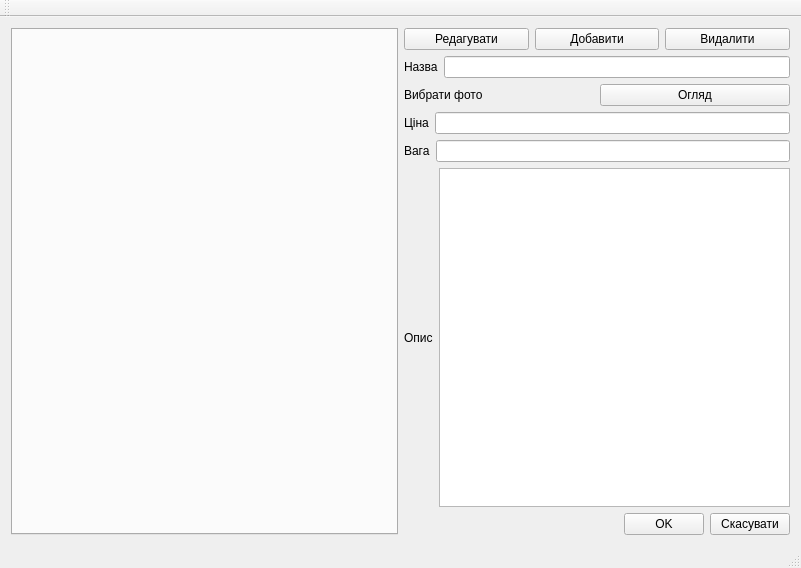
<?xml version="1.0" encoding="UTF-8"?>
<ui version="4.0">
 <class>MainWindow</class>
 <widget class="QMainWindow" name="MainWindow">
  <property name="geometry">
   <rect>
    <x>0</x>
    <y>0</y>
    <width>801</width>
    <height>568</height>
   </rect>
  </property>
  <property name="windowTitle">
   <string>MainWindow</string>
  </property>
  <widget class="QWidget" name="centralWidget">
   <layout class="QHBoxLayout" name="horizontalLayout_8">
    <item>
     <widget class="QTabWidget" name="tabWidget">
      <property name="currentIndex">
       <number>-1</number>
      </property>
     </widget>
    </item>
    <item>
     <layout class="QVBoxLayout" name="verticalLayout">
      <item>
       <layout class="QHBoxLayout" name="horizontalLayout_6">
        <item>
         <widget class="QPushButton" name="editButton">
          <property name="text">
           <string>Редагувати</string>
          </property>
         </widget>
        </item>
        <item>
         <widget class="QPushButton" name="addButton">
          <property name="text">
           <string>Добавити</string>
          </property>
         </widget>
        </item>
        <item>
         <widget class="QPushButton" name="deleteButton">
          <property name="text">
           <string>Видалити</string>
          </property>
         </widget>
        </item>
       </layout>
      </item>
      <item>
       <layout class="QHBoxLayout" name="horizontalLayout_4">
        <item>
         <widget class="QLabel" name="label_5">
          <property name="text">
           <string>Назва</string>
          </property>
         </widget>
        </item>
        <item>
         <widget class="QLineEdit" name="nameLineEdit"/>
        </item>
       </layout>
      </item>
      <item>
       <layout class="QHBoxLayout" name="horizontalLayout_5">
        <item>
         <widget class="QLabel" name="label_6">
          <property name="text">
           <string>Вибрати фото</string>
          </property>
         </widget>
        </item>
        <item>
         <widget class="QPushButton" name="addFotoButton">
          <property name="text">
           <string>Огляд</string>
          </property>
         </widget>
        </item>
       </layout>
      </item>
      <item>
       <layout class="QHBoxLayout" name="horizontalLayout_3">
        <item>
         <widget class="QLabel" name="label_4">
          <property name="text">
           <string>Ціна</string>
          </property>
         </widget>
        </item>
        <item>
         <widget class="QLineEdit" name="priceLineEdit"/>
        </item>
       </layout>
      </item>
      <item>
       <layout class="QHBoxLayout" name="horizontalLayout">
        <item>
         <widget class="QLabel" name="label">
          <property name="text">
           <string>Вага</string>
          </property>
         </widget>
        </item>
        <item>
         <widget class="QLineEdit" name="weightLineEdit"/>
        </item>
       </layout>
      </item>
      <item>
       <layout class="QHBoxLayout" name="horizontalLayout_2">
        <item>
         <widget class="QLabel" name="label_2">
          <property name="text">
           <string>Опис</string>
          </property>
         </widget>
        </item>
        <item>
         <widget class="QTextEdit" name="descriptionTextEdit"/>
        </item>
       </layout>
      </item>
      <item>
       <layout class="QHBoxLayout" name="horizontalLayout_7">
        <item>
         <spacer name="horizontalSpacer">
          <property name="orientation">
           <enum>Qt::Horizontal</enum>
          </property>
          <property name="sizeHint" stdset="0">
           <size>
            <width>40</width>
            <height>20</height>
           </size>
          </property>
         </spacer>
        </item>
        <item>
         <widget class="QPushButton" name="okButton">
          <property name="text">
           <string>OK</string>
          </property>
         </widget>
        </item>
        <item>
         <widget class="QPushButton" name="cancelButton">
          <property name="text">
           <string>Скасувати</string>
          </property>
         </widget>
        </item>
       </layout>
      </item>
     </layout>
    </item>
   </layout>
  </widget>
  <widget class="QMenuBar" name="menuBar">
   <property name="geometry">
    <rect>
     <x>0</x>
     <y>0</y>
     <width>801</width>
     <height>25</height>
    </rect>
   </property>
  </widget>
  <widget class="QToolBar" name="mainToolBar">
   <attribute name="toolBarArea">
    <enum>TopToolBarArea</enum>
   </attribute>
   <attribute name="toolBarBreak">
    <bool>false</bool>
   </attribute>
  </widget>
  <widget class="QStatusBar" name="statusBar"/>
 </widget>
 <layoutdefault spacing="6" margin="11"/>
 <resources/>
 <connections/>
</ui>
